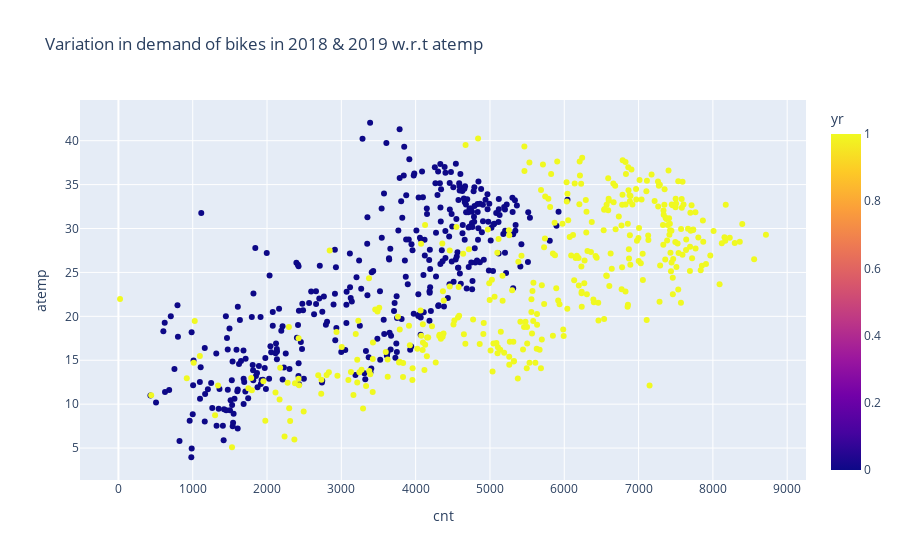

Here is the notebook cell this chart was saved with:
### Code cell
# Demand varying with year and atemp

fig=px.scatter(bike,y='atemp',x='cnt',color='yr',title='Variation in demand of bikes in 2018 & 2019 w.r.t atemp')
fig.show()

### Figure 1 — Plotly figure (JSON) as saved in the notebook; plotly's stock layout.template omitted (floating-point values rounded to 4 significant figures; data arrays with more than 128 entries replaced by an {"elided": "..."} marker saying what was removed)
{"data": [{"hovertemplate": "cnt=%{x}<br>atemp=%{y}<br>yr=%{marker.color}<extra></extra>", "legendgroup": "", "marker": {"color": {"elided": "730 int values"}, "coloraxis": "coloraxis", "symbol": "circle"}, "mode": "markers", "name": "", "orientation": "v", "showlegend": false, "type": "scatter", "x": {"elided": "730 int values"}, "xaxis": "x", "y": {"elided": "730 float values"}, "yaxis": "y"}], "layout": {"coloraxis": {"colorbar": {"title": {"text": "yr"}}, "colorscale": [[0, "#0d0887"], [0.1111, "#46039f"], [0.2222, "#7201a8"], [0.3333, "#9c179e"], [0.4444, "#bd3786"], [0.5556, "#d8576b"], [0.6667, "#ed7953"], [0.7778, "#fb9f3a"], [0.8889, "#fdca26"], [1, "#f0f921"]]}, "legend": {"tracegroupgap": 0}, "title": {"text": "Variation in demand of bikes in 2018 & 2019 w.r.t atemp"}, "xaxis": {"anchor": "y", "domain": [0, 1], "title": {"text": "cnt"}}, "yaxis": {"anchor": "x", "domain": [0, 1], "title": {"text": "atemp"}}}}
